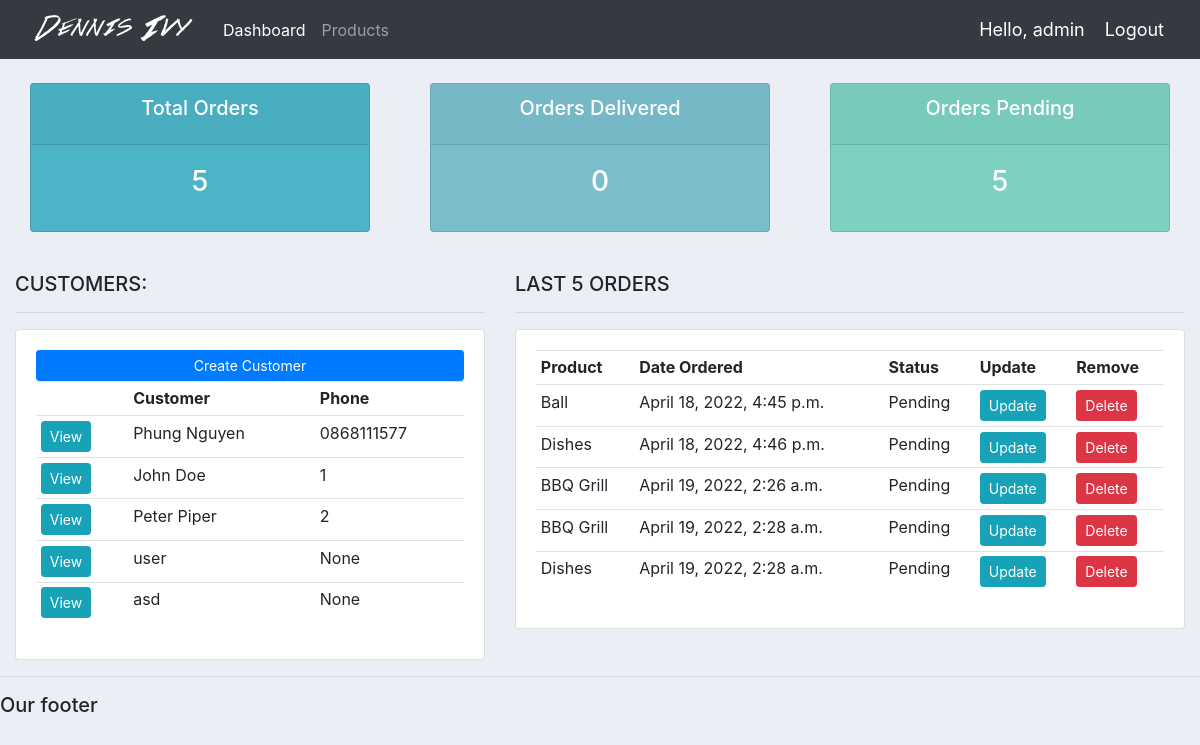
The app's page / (signed in) with its own data.
### accounts/models.py (models this page shows, shortened)
class Customer(models.Model):
	user = models.OneToOneField(User, null=True, blank=True, on_delete=models.CASCADE)
	name = models.CharField(max_length=200, null=True)
	phone = models.CharField(max_length=200, null=True)
	email = models.CharField(max_length=200, null=True)
	profile_pic = models.ImageField(default="profile1.png", null=True, blank=True)
	date_created = models.DateTimeField(auto_now_add=True, null=True)

class Order(models.Model):
	STATUS = (
			('Pending', 'Pending'),
			('Out for delivery', 'Out for delivery'),
			('Delivered', 'Delivered'),
			)
	customer = models.ForeignKey(Customer, null=True, on_delete= models.SET_NULL)
	product = models.ForeignKey(Product, null=True, on_delete= models.SET_NULL)
	date_created = models.DateTimeField(auto_now_add=True, null=True)
	status = models.CharField(max_length=200, null=True, choices=STATUS)
	note = models.CharField(max_length=1000, null=True)

class Product(models.Model):
	CATEGORY = (
			('Indoor', 'Indoor'),
			('Out Door', 'Out Door'),
			)
	name = models.CharField(max_length=200, null=True)
	price = models.FloatField(null=True)
	category = models.CharField(max_length=200, null=True, choices=CATEGORY)
	description = models.CharField(max_length=200, null=True, blank=True)
	date_created = models.DateTimeField(auto_now_add=True, null=True)
	tags = models.ManyToManyField(Tag)
	def __str__(self):
		return self.name

### accounts/decorators.py (the view)
	def wrapper_function(request, *args, **kwargs):
		group = None
		if request.user.groups.exists():
			group = request.user.groups.all()[0].name
		if group == 'customer':
			return redirect('user-page')
		if group == 'admin':
			return view_func(request, *args, **kwargs)

### accounts/views.py (called while the page is built)
@login_required(login_url='login')
@admin_only
def home(request):
	orders = Order.objects.all()
	customers = Customer.objects.all()
	total_customers = customers.count()
	total_orders = orders.count()
	delivered = orders.filter(status='Delivered').count()
	pending = orders.filter(status='Pending').count()
	context = {'orders':orders, 'customers':customers,
	'total_orders':total_orders,'delivered':delivered,
	'pending':pending }
	return render(request, 'accounts/dashboard.html', context)

### accounts/templates/accounts/dashboard.html
{%  extends 'accounts/main.html' %}
{% block content %}
{%  include 'accounts/status.html' %}
<br>
<div class="row">
	<div class="col-md-5">
		<h5>CUSTOMERS:</h5>
		<hr>
		<div class="card card-body">
			<a class="btn btn-primary  btn-sm btn-block" href="">Create Customer</a>
			<table class="table table-sm">
				<tr>
					<th></th>
					<th>Customer</th>
					<th>Phone</th>
				</tr>
				{% for customer in customers %}
					<tr>
						<td><a class="btn btn-sm btn-info" href="{% url 'customer' customer.id %}">View</a></td>
						<td>{{customer.name}}</td>
						<td>{{customer.phone}}</td>
					</tr>
				{% endfor %}
			</table>
		</div>
	</div>
	<div class="col-md-7">
		<h5>LAST 5 ORDERS</h5>
		<hr>
		<div class="card card-body">
			<table class="table table-sm">
				<tr>
					<th>Product</th>
					<th>Date Ordered</th>
					<th>Status</th>
					<th>Update</th>
					<th>Remove</th>
				</tr>
				{% for order in orders %}
					<tr>
						<td>{{order.product}}</td>
						<td>{{order.date_created}}</td>
						<td>{{order.status}}</td>
						<td><a class="btn btn-sm btn-info" href="{% url 'update_order' order.id %}">Update</a></td>
						<td><a class="btn btn-sm btn-danger" href="{% url 'delete_order' order.id %}">Delete</a></td>
					</tr>
				{% endfor %}
			</table>
		</div>
	</div>
</div>
{% endblock %}

### accounts/templates/accounts/navbar.html (shortened to what this page needs)
{% load static %}
<nav class="navbar navbar-expand-lg navbar-dark bg-dark">
 <img src="{% static 'images/logo.png' %}">
  <div class="collapse navbar-collapse" id="navbarNav">
    <ul class="navbar-nav">
      {% if request.user.is_staff %}
      <li class="nav-item active">
        <a class="nav-link" href="{% url 'home' %}">Dashboard</a>
      </li>
      <li class="nav-item">
        <a class="nav-link" href="{% url 'products' %}">Products</a>
      </li>
      {% else %}
       <li class="nav-item">
        <a class="nav-link" href="{% url 'account' %}">Settings</a>
      </li>
      {% endif %}
    </ul>
  </div>
  <span class="hello-msg">Hello, {{request.user}}</span>
  <span ><a  class="hello-msg" href="{% url 'logout' %}">Logout</a></span>
</nav>

### static/css/main.css (style rules this page uses)
body { background-color: #ebeff5; }

### accounts/templates/accounts/navbar.html (style rules this page uses)
.hello-msg { font-size: 18px; color: #fff; margin-right: 20px; }

### records on screen
Customer: name "Phung Nguyen", phone "0868111577"
Customer: name "John Doe", phone "1"
Customer: name "Peter Piper", phone "2"
Customer: name "user", phone "None"
Customer: name "asd", phone "None"
Order: product "Ball", date_created "April 18, 2022, 4:45 p.m.", status "Pending"
Order: product "Dishes", date_created "April 18, 2022, 4:46 p.m.", status "Pending"
Order: product "BBQ Grill", date_created "April 19, 2022, 2:26 a.m.", status "Pending"
Order: product "BBQ Grill", date_created "April 19, 2022, 2:28 a.m.", status "Pending"
Order: product "Dishes", date_created "April 19, 2022, 2:28 a.m.", status "Pending"

### other values on screen
{{ request.user }} "admin"
{{ total_orders }} "5"
{{ delivered }} "0"
{{ pending }} "5"
